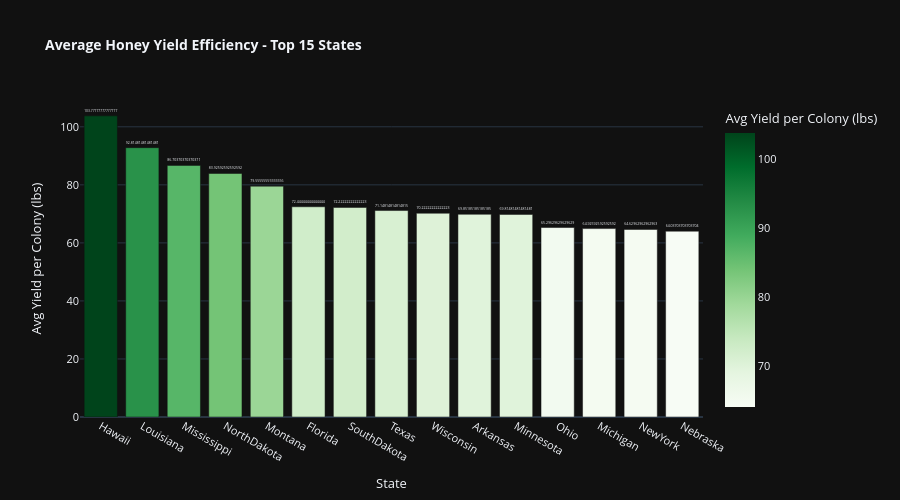

The notebook cell saved with this chart:
### Markdown cell above
#### 6. Honey Production Sunburn - Top States Over Time
- Visualizes temporal production patterns and relative intensity with color.
- Good for spotting which states consistently dominate and when production peaks occur.
- California, NorthDakota were Highest producers in 1990 and 2000 while the SouthDakota is top producer in 2020 but the average price of honey is low now.

### Code cell
# 7. YIELD EFFICIENCY ANALYSIS - BAR CHART
avg_yield_by_state = df.groupby('state').agg({
    'yield_per_colony': 'mean',
    'production': 'sum'
}).reset_index().sort_values('yield_per_colony', ascending=False).head(15)

fig7 = px.bar(
    avg_yield_by_state,
    x='state',
    y='yield_per_colony',
    color='yield_per_colony',
    title='<b>Average Honey Yield Efficiency - Top 15 States</b>',
    labels={
        'yield_per_colony': 'Avg Yield per Colony (lbs)',
        'state': 'State'
    },
    color_continuous_scale='Greens',
    text='yield_per_colony'
)
fig7.update_traces(textposition='outside')
fig7.update_layout(height=500, template='plotly_dark', font=dict(size=11), title_font_size=14)
fig7.show()

### Figure 1 — Plotly figure (JSON) as saved in the notebook; plotly's stock layout.template omitted (floating-point values rounded to 4 significant figures)
{"data": [{"hovertemplate": "State=%{x}<br>Avg Yield per Colony (lbs)=%{marker.color}<extra></extra>", "legendgroup": "", "marker": {"color": [103.8, 92.81, 86.7, 83.93, 79.56, 72.44, 72.22, 71.15, 70.22, 69.85, 69.81, 65.3, 64.93, 64.63, 64.04], "coloraxis": "coloraxis", "pattern": {"shape": ""}}, "name": "", "orientation": "v", "showlegend": false, "text": [103.8, 92.81, 86.7, 83.93, 79.56, 72.44, 72.22, 71.15, 70.22, 69.85, 69.81, 65.3, 64.93, 64.63, 64.04], "textposition": "outside", "type": "bar", "x": ["Hawaii", "Louisiana", "Mississippi", "NorthDakota", "Montana", "Florida", "SouthDakota", "Texas", "Wisconsin", "Arkansas", "Minnesota", "Ohio", "Michigan", "NewYork", "Nebraska"], "xaxis": "x", "y": [103.8, 92.81, 86.7, 83.93, 79.56, 72.44, 72.22, 71.15, 70.22, 69.85, 69.81, 65.3, 64.93, 64.63, 64.04], "yaxis": "y"}], "layout": {"barmode": "relative", "coloraxis": {"colorbar": {"title": {"text": "Avg Yield per Colony (lbs)"}}, "colorscale": [[0, "rgb(247,252,245)"], [0.125, "rgb(229,245,224)"], [0.25, "rgb(199,233,192)"], [0.375, "rgb(161,217,155)"], [0.5, "rgb(116,196,118)"], [0.625, "rgb(65,171,93)"], [0.75, "rgb(35,139,69)"], [0.875, "rgb(0,109,44)"], [1, "rgb(0,68,27)"]]}, "font": {"size": 11}, "height": 500, "legend": {"tracegroupgap": 0}, "title": {"font": {"size": 14}, "text": "<b>Average Honey Yield Efficiency - Top 15 States</b>"}, "xaxis": {"anchor": "y", "domain": [0, 1], "title": {"text": "State"}}, "yaxis": {"anchor": "x", "domain": [0, 1], "title": {"text": "Avg Yield per Colony (lbs)"}}}}
